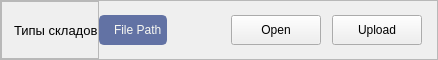
       <widget class="QFrame" name="frame_Stock_type">
        <property name="minimumSize">
         <size>
          <width>0</width>
          <height>60</height>
         </size>
        </property>
        <property name="maximumSize">
         <size>
          <width>16777215</width>
          <height>60</height>
         </size>
        </property>
        <property name="frameShape">
         <enum>QFrame::StyledPanel</enum>
        </property>
        <property name="frameShadow">
         <enum>QFrame::Raised</enum>
        </property>
        <layout class="QHBoxLayout" name="horizontalLayout_12">
         <property name="spacing">
          <number>0</number>
         </property>
         <property name="leftMargin">
          <number>0</number>
         </property>
         <property name="topMargin">
          <number>0</number>
         </property>
         <property name="rightMargin">
          <number>0</number>
         </property>
         <property name="bottomMargin">
          <number>0</number>
         </property>
         <item>
          <widget class="QFrame" name="frame_4">
           <property name="minimumSize">
            <size>
             <width>0</width>
             <height>0</height>
            </size>
           </property>
           <property name="maximumSize">
            <size>
             <width>150</width>
             <height>16777215</height>
            </size>
           </property>
           <property name="frameShape">
            <enum>QFrame::StyledPanel</enum>
           </property>
           <property name="frameShadow">
            <enum>QFrame::Raised</enum>
           </property>
           <layout class="QHBoxLayout" name="horizontalLayout_11">
            <property name="leftMargin">
             <number>12</number>
            </property>
            <property name="topMargin">
             <number>0</number>
            </property>
            <property name="rightMargin">
             <number>0</number>
            </property>
            <property name="bottomMargin">
             <number>0</number>
            </property>
            <item>
             <widget class="QLabel" name="label_5">
              <property name="minimumSize">
               <size>
                <width>0</width>
                <height>0</height>
               </size>
              </property>
              <property name="maximumSize">
               <size>
                <width>16777215</width>
                <height>16777215</height>
               </size>
              </property>
              <property name="font">
               <font>
                <pointsize>10</pointsize>
               </font>
              </property>
              <property name="text">
               <string>Типы складов</string>
              </property>
             </widget>
            </item>
           </layout>
          </widget>
         </item>
         <item>
          <widget class="QFrame" name="frame_21">
           <property name="maximumSize">
            <size>
             <width>16777215</width>
             <height>16777215</height>
            </size>
           </property>
           <layout class="QVBoxLayout" name="verticalLayout_10">
            <property name="spacing">
             <number>6</number>
            </property>
            <property name="leftMargin">
             <number>0</number>
            </property>
            <property name="topMargin">
             <number>0</number>
            </property>
            <property name="rightMargin">
             <number>0</number>
            </property>
            <property name="bottomMargin">
             <number>0</number>
            </property>
            <item>
             <widget class="QLabel" name="label_st_type_file">
              <property name="minimumSize">
               <size>
                <width>0</width>
                <height>30</height>
               </size>
              </property>
              <property name="maximumSize">
               <size>
                <width>16777215</width>
                <height>30</height>
               </size>
              </property>
              <property name="styleSheet">
               <string notr="true">background-color: #6272a4;
border-radius: 5px;
border: 2px solid #6272a4;
padding-left: 10px;
selection-color: rgb(255, 255, 255);
selection-background-color: rgb(255, 121, 198);
color: #f8f8f2;</string>
              </property>
              <property name="text">
               <string>File Path</string>
              </property>
             </widget>
            </item>
           </layout>
          </widget>
         </item>
         <item>
          <spacer name="horizontalSpacer_8">
           <property name="orientation">
            <enum>Qt::Horizontal</enum>
           </property>
           <property name="sizeType">
            <enum>QSizePolicy::Fixed</enum>
           </property>
           <property name="sizeHint" stdset="0">
            <size>
             <width>50</width>
             <height>20</height>
            </size>
           </property>
          </spacer>
         </item>
         <item>
          <widget class="QFrame" name="frame_22">
           <property name="minimumSize">
            <size>
             <width>220</width>
             <height>0</height>
            </size>
           </property>
           <property name="maximumSize">
            <size>
             <width>220</width>
             <height>16777215</height>
            </size>
           </property>
           <layout class="QHBoxLayout" name="horizontalLayout_17">
            <property name="leftMargin">
             <number>9</number>
            </property>
            <property name="topMargin">
             <number>9</number>
            </property>
            <item>
             <widget class="QPushButton" name="btn_st_type_open_file">
              <property name="minimumSize">
               <size>
                <width>90</width>
                <height>30</height>
               </size>
              </property>
              <property name="maximumSize">
               <size>
                <width>90</width>
                <height>16777215</height>
               </size>
              </property>
              <property name="text">
               <string>Open</string>
              </property>
              <property name="icon">
               <iconset resource="../../static/resource.qrc">
                <normaloff>:/icon/icon/folder.svg</normaloff>:/icon/icon/folder.svg</iconset>
              </property>
             </widget>
            </item>
            <item>
             <widget class="QPushButton" name="btn_st_type_upload_file">
              <property name="minimumSize">
               <size>
                <width>90</width>
                <height>30</height>
               </size>
              </property>
              <property name="maximumSize">
               <size>
                <width>90</width>
                <height>16777215</height>
               </size>
              </property>
              <property name="text">
               <string>Upload</string>
              </property>
              <property name="icon">
               <iconset resource="../../static/resource.qrc">
                <normaloff>:/icon/icon/upload.svg</normaloff>:/icon/icon/upload.svg</iconset>
              </property>
             </widget>
            </item>
           </layout>
          </widget>
         </item>
        </layout>
       </widget>
